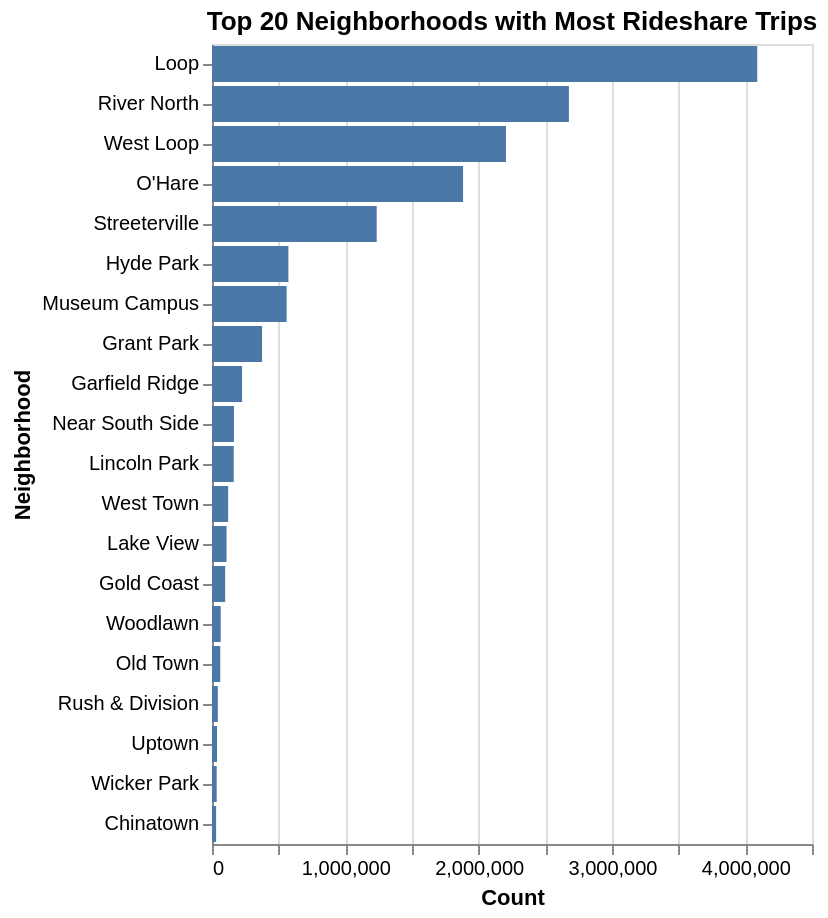
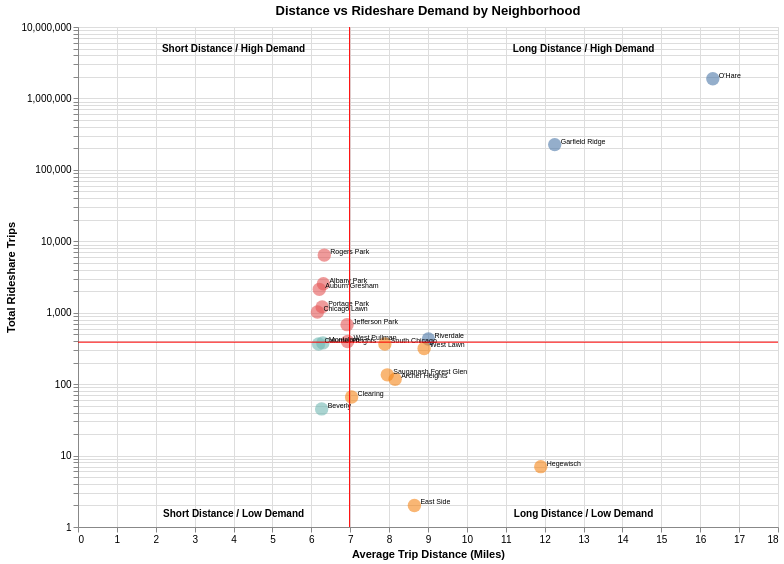
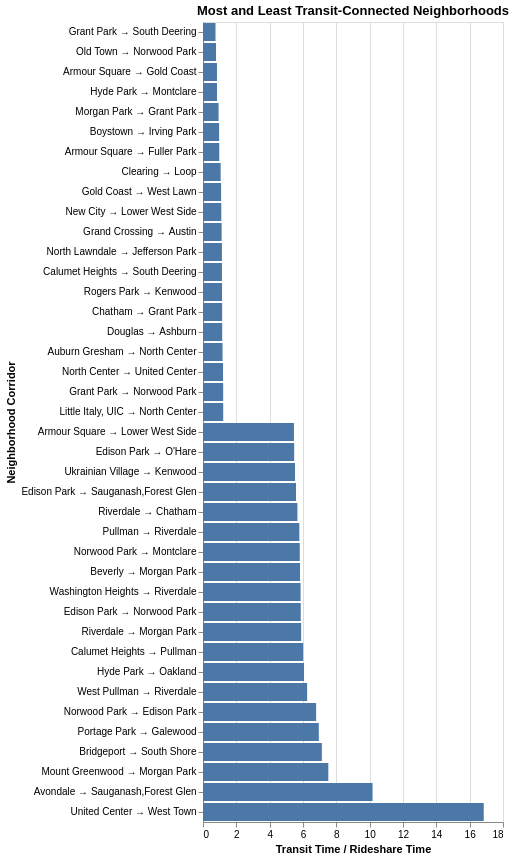
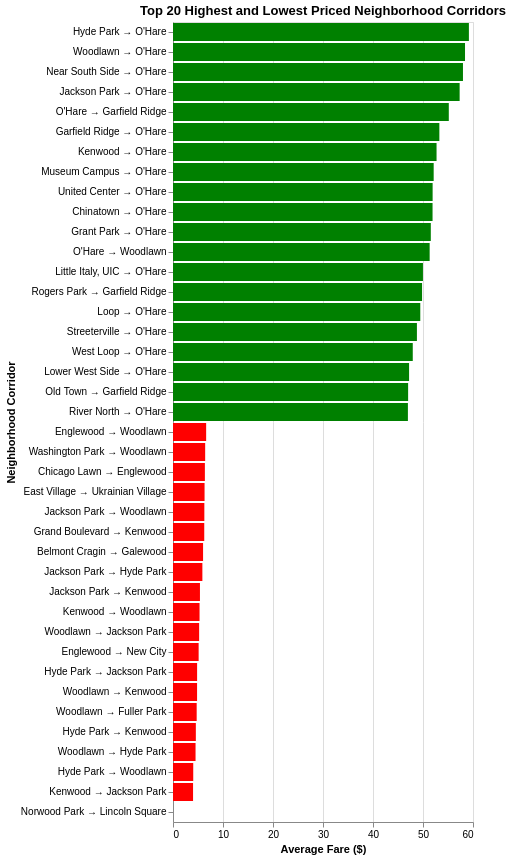

Notebook code for these charts, in order:
### Code cell
import pandas as pd
import altair as alt

df = pd.read_csv("../data/small_medium_merged_neighborhood.csv")

### Analysis 1:
## Top Neighborhoods with the most rideshare trips
# Total rides per neighborhood (in descending order)

rides_by_neighborhood = (
    df.groupby("Pickup Neighborhood")["Count"]
    .sum()
    .reset_index()
)

# sort highest to lowest
rides_by_neighborhood = rides_by_neighborhood.sort_values(
    by="Count", ascending=False).head(20)

chart1 = alt.Chart(rides_by_neighborhood).mark_bar().encode(
    x="Count:Q",
    y=alt.Y("Pickup Neighborhood:N", sort='-x', title="Neighborhood"),
    tooltip=["Pickup Neighborhood", "Count"]
).properties(
    title="Top 20 Neighborhoods with Most Rideshare Trips"
)

chart1
chart1.show()



### Analysis 2:
## Distance (miles) vs Rideshare Demand by Neighborhood
# Scatter Plot with Quadrants

neighborhood_stats = (
    df.groupby("Pickup Neighborhood")
    .agg({
        "Float Trip Miles": "mean",   # average distance of rides
        "Count": "sum"                # total rideshare demand or trips
    })
    .reset_index())


# Only neighborhoods with the longest rides
neighborhood_stats = neighborhood_stats.sort_values(
    by="Float Trip Miles",
    ascending=False).head(20)


# Averages for Quadrants (median)
median_distance = neighborhood_stats["Float Trip Miles"].median()
median_trips = neighborhood_stats["Count"].median()


# Defining Quadrans
def get_quadrant(row):
    if row["Float Trip Miles"] >= median_distance and row["Count"] >= median_trips:
        return "Long Distance / High Demand"
    elif row["Float Trip Miles"] < median_distance and row["Count"] >= median_trips:
        return "Short Distance / High Demand"
    elif row["Float Trip Miles"] >= median_distance and row["Count"] < median_trips:
        return "Long Distance / Low Demand"
    else:
        return "Short Distance / Low Demand"

neighborhood_stats["Quadrant"] = neighborhood_stats.apply(get_quadrant, axis=1)


# Scatter Plot
points = alt.Chart(neighborhood_stats).mark_circle(size=180, opacity=0.6).encode(
    x=alt.X("Float Trip Miles:Q", title="Average Trip Distance (Miles)"),
    y=alt.Y("Count:Q", title="Total Rideshare Trips", scale=alt.Scale(type="log", domain=[1, 2000000])),
    color=alt.Color("Quadrant:N", legend=None),
    tooltip=["Pickup Neighborhood", "Float Trip Miles", "Count"]
)


# Neighborhood Labels
labels = alt.Chart(neighborhood_stats).mark_text(align="left", dx=6, dy=-3, fontSize=7).encode(x="Float Trip Miles:Q", y="Count:Q", text="Pickup Neighborhood:N")


# Vertical (distance) and Horizontal (demand) Lines
vline = alt.Chart(pd.DataFrame({"x":[median_distance]})).mark_rule(color="red").encode(x="x:Q")
hline = alt.Chart(pd.DataFrame({"y":[median_trips]})).mark_rule(color="red").encode(y="y:Q")


# Quadrant Labels
quadrant_text = pd.DataFrame({
    "x": [4, 13, 4, 13],
    "y": [5000000, 5000000, 1.5, 1.5],
    "label": [
        "Short Distance / High Demand",
        "Long Distance / High Demand",
        "Short Distance / Low Demand",
        "Long Distance / Low Demand"
    ]
})

quadrant_labels = alt.Chart(quadrant_text).mark_text(fontSize=10, fontWeight="bold").encode(x="x:Q", y="y:Q", text="label:N")


chart2 = (points + labels + vline + hline + quadrant_labels).properties(title="Distance vs Rideshare Demand by Neighborhood", width=700, height=500)

chart2
chart2.show()




### Analysis 3:
## Transit vs Rideshare Connectivity by Neighborhood Corridors
# Bar Chart of Most and Least Connected Neighborhood Pairs

# Connectivity Ratio: Transit Time / Rideshare Time
# A ratio close to 1 means transit and rideshare take similar time (better connectivity)
# Higher ratios (>1) indicate lower transit connectivity, meaning transit takes longer than rideshare
# Convert from string to numeric value
df["totalTime"] = df["totalTime"].str.replace("s","").astype(float)
df["Average Trip Seconds"] = pd.to_numeric(df["Average Trip Seconds"], errors="coerce")

df["Connectivity Ratio"] = df["totalTime"] / df["Average Trip Seconds"]


connectivity_stats = (
    df.groupby(["Pickup Neighborhood","Dropoff Neighborhood"])
    .agg({"Connectivity Ratio": "mean"})
    .reset_index())


# Remove corridors where pickup and dropoff are the same
connectivity_stats = connectivity_stats[connectivity_stats["Pickup Neighborhood"] != connectivity_stats["Dropoff Neighborhood"]]

# Create corridor label
connectivity_stats["corridor"] = (connectivity_stats["Pickup Neighborhood"] + " → " + connectivity_stats["Dropoff Neighborhood"])

# Most connected (transit closest to rideshare)
most_connected = connectivity_stats.nsmallest(20, "Connectivity Ratio")

# Least connected (transit much slower)
least_connected = connectivity_stats.nlargest(20, "Connectivity Ratio")

plot_df = pd.concat([most_connected, least_connected])

chart3 = alt.Chart(plot_df).mark_bar().encode(
    x=alt.X("Connectivity Ratio:Q", title="Transit Time / Rideshare Time"),
    y=alt.Y("corridor:N", sort="x", title="Neighborhood Corridor"),
    tooltip=["Pickup Neighborhood","Dropoff Neighborhood","Connectivity Ratio"]
).properties(title="Most and Least Transit-Connected Neighborhoods",)

chart3
chart3.show()




### Analysis 4:
## Highest and Lowest Priced Neighborhood Corridors

# Remove same pickup and dropoff
df = df[df["Pickup Neighborhood"] != df["Dropoff Neighborhood"]]

# Aggregate corridors
corridors = (
    df.groupby(["Pickup Neighborhood", "Dropoff Neighborhood"])
      .agg({
          "Average Fare": "mean",
          "Count": "sum"
      })
      .reset_index()
)

# Remove low trip corridors as they are outliers
corridors = corridors[corridors["Count"] > 20]

# Create corridor labels
corridors["corridor"] = (corridors["Pickup Neighborhood"] + " → " + corridors["Dropoff Neighborhood"])

# Get top 20 highest and lowest fares
highest = corridors.nlargest(20, "Average Fare")
lowest = corridors.nsmallest(20, "Average Fare")

plot_df = pd.concat([highest, lowest])

# Bar chart
price_chart = alt.Chart(plot_df).mark_bar().encode(
    x=alt.X("Average Fare:Q", title="Average Fare ($)"),
    y=alt.Y("corridor:N", sort="-x", title="Neighborhood Corridor"),
    color=alt.condition(
        alt.datum["Average Fare"] > plot_df["Average Fare"].median(),
        alt.value("green"),
        alt.value("red")
    ),
    tooltip=["Pickup Neighborhood", "Dropoff Neighborhood", "Average Fare", "Count"]
).properties(title="Top 20 Highest and Lowest Priced Neighborhood Corridors")

price_chart
price_chart.show()




### Analysis 5:
## Top Most and Least Connected Travel Corridors in terms of Number of Trips (Volume)
# Pickup and Dropoff Neighborhood Connectivity Heatmap

df = df[df["Pickup Neighborhood"] != df["Dropoff Neighborhood"]]

flows = df.groupby(["Pickup Neighborhood","Dropoff Neighborhood"], as_index=False)["Count"].sum()

most_connected = flows.nlargest(100,"Count").sort_values("Count", ascending=False)
least_connected = flows[flows["Count"] == 1].head(100)

most_connected["Group"] = "Most Connected"
least_connected["Group"] = "Least Connected"

corridors = pd.concat([most_connected, least_connected], ignore_index=True)

dropdown = alt.binding_select(options=["Most Connected","Least Connected"], name="Show: ")
selection = alt.selection_point(fields=["Group"], bind=dropdown, value="Most Connected")


chart5 = alt.Chart(corridors).mark_rect().encode(
    x="Pickup Neighborhood:N",
    y="Dropoff Neighborhood:N",
    color=alt.Color("Group:N",
        scale=alt.Scale(domain=["Most Connected","Least Connected"],
                        range=["green","red"]),
        title="Corridor Type"
    ),
    tooltip=["Pickup Neighborhood","Dropoff Neighborhood","Count"]
).transform_filter(selection).add_params(selection).properties(
    title="Most vs Least Connected Neighborhood Corridors"
)

chart5

### Figure 1 — Vega-Lite specification as saved in the notebook (floating-point values rounded to 4 significant figures)
{"config": {"view": {"continuousWidth": 300, "continuousHeight": 300}}, "data": {"name": "data-14819d7365d49ff4147c4ce230185a7e"}, "mark": {"type": "bar"}, "encoding": {"tooltip": [{"field": "Pickup Neighborhood", "type": "nominal"}, {"field": "Count", "type": "quantitative"}], "x": {"field": "Count", "type": "quantitative"}, "y": {"field": "Pickup Neighborhood", "sort": "-x", "title": "Neighborhood", "type": "nominal"}}, "title": "Top 20 Neighborhoods with Most Rideshare Trips", "$schema": "https://vega.github.io/schema/vega-lite/v6.1.0.json", "datasets": {"data-14819d7365d49ff4147c4ce230185a7e": [{"Pickup Neighborhood": "Loop", "Count": 4089283}, {"Pickup Neighborhood": "River North", "Count": 2676941}, {"Pickup Neighborhood": "West Loop", "Count": 2204900}, {"Pickup Neighborhood": "O'Hare", "Count": 1882913}, {"Pickup Neighborhood": "Streeterville", "Count": 1235309}, {"Pickup Neighborhood": "Hyde Park", "Count": 572998}, {"Pickup Neighborhood": "Museum Campus", "Count": 559652}, {"Pickup Neighborhood": "Grant Park", "Count": 375552}, {"Pickup Neighborhood": "Garfield Ridge", "Count": 225561}, {"Pickup Neighborhood": "Near South Side", "Count": 164665}, {"Pickup Neighborhood": "Lincoln Park", "Count": 162972}, {"Pickup Neighborhood": "West Town", "Count": 121335}, {"Pickup Neighborhood": "Lake View", "Count": 109280}, {"Pickup Neighborhood": "Gold Coast", "Count": 98747}, {"Pickup Neighborhood": "Woodlawn", "Count": 65227}, {"Pickup Neighborhood": "Old Town", "Count": 61911}, {"Pickup Neighborhood": "Rush & Division", "Count": 43745}, {"Pickup Neighborhood": "Uptown", "Count": 37525}, {"Pickup Neighborhood": "Wicker Park", "Count": 35205}, {"Pickup Neighborhood": "Chinatown", "Count": 30834}]}}

### Figure 2 — Vega-Lite specification as saved in the notebook (floating-point values rounded to 4 significant figures)
{"config": {"view": {"continuousWidth": 300, "continuousHeight": 300}}, "layer": [{"mark": {"type": "circle", "opacity": 0.6, "size": 180}, "encoding": {"color": {"field": "Quadrant", "legend": null, "type": "nominal"}, "tooltip": [{"field": "Pickup Neighborhood", "type": "nominal"}, {"field": "Float Trip Miles", "type": "quantitative"}, {"field": "Count", "type": "quantitative"}], "x": {"field": "Float Trip Miles", "title": "Average Trip Distance (Miles)", "type": "quantitative"}, "y": {"field": "Count", "scale": {"domain": [1, 2000000], "type": "log"}, "title": "Total Rideshare Trips", "type": "quantitative"}}}, {"mark": {"type": "text", "align": "left", "dx": 6, "dy": -3, "fontSize": 7}, "encoding": {"text": {"field": "Pickup Neighborhood", "type": "nominal"}, "x": {"field": "Float Trip Miles", "type": "quantitative"}, "y": {"field": "Count", "type": "quantitative"}}}, {"data": {"name": "data-e552b23a49ae5fb4ed3eb097627d7ef8"}, "mark": {"type": "rule", "color": "red"}, "encoding": {"x": {"field": "x", "type": "quantitative"}}}, {"data": {"name": "data-7484321bf6719e20db2cf9798a16a306"}, "mark": {"type": "rule", "color": "red"}, "encoding": {"y": {"field": "y", "type": "quantitative"}}}, {"data": {"name": "data-2c88b78309ffd2bf3078ac4014ff7530"}, "mark": {"type": "text", "fontSize": 10, "fontWeight": "bold"}, "encoding": {"text": {"field": "label", "type": "nominal"}, "x": {"field": "x", "type": "quantitative"}, "y": {"field": "y", "type": "quantitative"}}}], "data": {"name": "data-2dcdfbef4c9cdd0a8f80446fa972fcb8"}, "height": 500, "title": "Distance vs Rideshare Demand by Neighborhood", "width": 700, "$schema": "https://vega.github.io/schema/vega-lite/v6.1.0.json", "datasets": {"data-2dcdfbef4c9cdd0a8f80446fa972fcb8": [{"Pickup Neighborhood": "O'Hare", "Float Trip Miles": 16.32, "Count": 1882913, "Quadrant": "Long Distance / High Demand"}, {"Pickup Neighborhood": "Garfield Ridge", "Float Trip Miles": 12.26, "Count": 225561, "Quadrant": "Long Distance / High Demand"}, {"Pickup Neighborhood": "Hegewisch", "Float Trip Miles": 11.9, "Count": 7, "Quadrant": "Long Distance / Low Demand"}, {"Pickup Neighborhood": "Riverdale", "Float Trip Miles": 9.011, "Count": 429, "Quadrant": "Long Distance / High Demand"}, {"Pickup Neighborhood": "West Lawn", "Float Trip Miles": 8.9, "Count": 316, "Quadrant": "Long Distance / Low Demand"}, {"Pickup Neighborhood": "East Side", "Float Trip Miles": 8.65, "Count": 2, "Quadrant": "Long Distance / Low Demand"}, {"Pickup Neighborhood": "Archer Heights", "Float Trip Miles": 8.155, "Count": 117, "Quadrant": "Long Distance / Low Demand"}, {"Pickup Neighborhood": "Sauganash,Forest Glen", "Float Trip Miles": 7.953, "Count": 135, "Quadrant": "Long Distance / Low Demand"}, {"Pickup Neighborhood": "South Chicago", "Float Trip Miles": 7.891, "Count": 365, "Quadrant": "Long Distance / Low Demand"}, {"Pickup Neighborhood": "Clearing", "Float Trip Miles": 7.035, "Count": 66, "Quadrant": "Long Distance / Low Demand"}, {"Pickup Neighborhood": "West Pullman", "Float Trip Miles": 6.932, "Count": 396, "Quadrant": "Short Distance / High Demand"}, {"Pickup Neighborhood": "Jefferson Park", "Float Trip Miles": 6.919, "Count": 681, "Quadrant": "Short Distance / High Demand"}, {"Pickup Neighborhood": "Rogers Park", "Float Trip Miles": 6.333, "Count": 6406, "Quadrant": "Short Distance / High Demand"}, {"Pickup Neighborhood": "Albany Park", "Float Trip Miles": 6.311, "Count": 2539, "Quadrant": "Short Distance / High Demand"}, {"Pickup Neighborhood": "Montclare", "Float Trip Miles": 6.296, "Count": 378, "Quadrant": "Short Distance / Low Demand"}, {"Pickup Neighborhood": "Portage Park", "Float Trip Miles": 6.278, "Count": 1207, "Quadrant": "Short Distance / High Demand"}, {"Pickup Neighborhood": "Beverly", "Float Trip Miles": 6.265, "Count": 45, "Quadrant": "Short Distance / Low Demand"}, {"Pickup Neighborhood": "Auburn Gresham", "Float Trip Miles": 6.205, "Count": 2123, "Quadrant": "Short Distance / High Demand"}, {"Pickup Neighborhood": "Calumet Heights", "Float Trip Miles": 6.186, "Count": 365, "Quadrant": "Short Distance / Low Demand"}, {"Pickup Neighborhood": "Chicago Lawn", "Float Trip Miles": 6.156, "Count": 1026, "Quadrant": "Short Distance / High Demand"}], "data-e552b23a49ae5fb4ed3eb097627d7ef8": [{"x": 6.983}], "data-7484321bf6719e20db2cf9798a16a306": [{"y": 387.0}], "data-2c88b78309ffd2bf3078ac4014ff7530": [{"x": 4, "y": 5000000.0, "label": "Short Distance / High Demand"}, {"x": 13, "y": 5000000.0, "label": "Long Distance / High Demand"}, {"x": 4, "y": 1.5, "label": "Short Distance / Low Demand"}, {"x": 13, "y": 1.5, "label": "Long Distance / Low Demand"}]}}

### Figure 3 — Vega-Lite specification as saved in the notebook (floating-point values rounded to 4 significant figures)
{"config": {"view": {"continuousWidth": 300, "continuousHeight": 300}}, "data": {"name": "data-d0bda4c9cf9362d789e4fab1004975e0"}, "mark": {"type": "bar"}, "encoding": {"tooltip": [{"field": "Pickup Neighborhood", "type": "nominal"}, {"field": "Dropoff Neighborhood", "type": "nominal"}, {"field": "Connectivity Ratio", "type": "quantitative"}], "x": {"field": "Connectivity Ratio", "title": "Transit Time / Rideshare Time", "type": "quantitative"}, "y": {"field": "corridor", "sort": "x", "title": "Neighborhood Corridor", "type": "nominal"}}, "title": "Most and Least Transit-Connected Neighborhoods", "$schema": "https://vega.github.io/schema/vega-lite/v6.1.0.json", "datasets": {"data-d0bda4c9cf9362d789e4fab1004975e0": [{"Pickup Neighborhood": "Grant Park", "Dropoff Neighborhood": "South Deering", "Connectivity Ratio": 0.7503, "corridor": "Grant Park → South Deering"}, {"Pickup Neighborhood": "Old Town", "Dropoff Neighborhood": "Norwood Park", "Connectivity Ratio": 0.7795, "corridor": "Old Town → Norwood Park"}, {"Pickup Neighborhood": "Armour Square", "Dropoff Neighborhood": "Gold Coast", "Connectivity Ratio": 0.8377, "corridor": "Armour Square → Gold Coast"}, {"Pickup Neighborhood": "Hyde Park", "Dropoff Neighborhood": "Montclare", "Connectivity Ratio": 0.8403, "corridor": "Hyde Park → Montclare"}, {"Pickup Neighborhood": "Morgan Park", "Dropoff Neighborhood": "Grant Park", "Connectivity Ratio": 0.9348, "corridor": "Morgan Park → Grant Park"}, {"Pickup Neighborhood": "Boystown", "Dropoff Neighborhood": "Irving Park", "Connectivity Ratio": 0.9674, "corridor": "Boystown → Irving Park"}, {"Pickup Neighborhood": "Armour Square", "Dropoff Neighborhood": "Fuller Park", "Connectivity Ratio": 0.9757, "corridor": "Armour Square → Fuller Park"}, {"Pickup Neighborhood": "Clearing", "Dropoff Neighborhood": "Loop", "Connectivity Ratio": 1.059, "corridor": "Clearing → Loop"}, {"Pickup Neighborhood": "Gold Coast", "Dropoff Neighborhood": "West Lawn", "Connectivity Ratio": 1.087, "corridor": "Gold Coast → West Lawn"}, {"Pickup Neighborhood": "New City", "Dropoff Neighborhood": "Lower West Side", "Connectivity Ratio": 1.098, "corridor": "New City → Lower West Side"}, {"Pickup Neighborhood": "Grand Crossing", "Dropoff Neighborhood": "Austin", "Connectivity Ratio": 1.118, "corridor": "Grand Crossing → Austin"}, {"Pickup Neighborhood": "North Lawndale", "Dropoff Neighborhood": "Jefferson Park", "Connectivity Ratio": 1.135, "corridor": "North Lawndale → Jefferson Park"}, {"Pickup Neighborhood": "Calumet Heights", "Dropoff Neighborhood": "South Deering", "Connectivity Ratio": 1.137, "corridor": "Calumet Heights → South Deering"}, {"Pickup Neighborhood": "Rogers Park", "Dropoff Neighborhood": "Kenwood", "Connectivity Ratio": 1.143, "corridor": "Rogers Park → Kenwood"}, {"Pickup Neighborhood": "Chatham", "Dropoff Neighborhood": "Grant Park", "Connectivity Ratio": 1.149, "corridor": "Chatham → Grant Park"}, {"Pickup Neighborhood": "Douglas", "Dropoff Neighborhood": "Ashburn", "Connectivity Ratio": 1.152, "corridor": "Douglas → Ashburn"}, {"Pickup Neighborhood": "Auburn Gresham", "Dropoff Neighborhood": "North Center", "Connectivity Ratio": 1.171, "corridor": "Auburn Gresham → North Center"}, {"Pickup Neighborhood": "North Center", "Dropoff Neighborhood": "United Center", "Connectivity Ratio": 1.203, "corridor": "North Center → United Center"}, {"Pickup Neighborhood": "Grant Park", "Dropoff Neighborhood": "Norwood Park", "Connectivity Ratio": 1.21, "corridor": "Grant Park → Norwood Park"}, {"Pickup Neighborhood": "Little Italy, UIC", "Dropoff Neighborhood": "North Center", "Connectivity Ratio": 1.212, "corridor": "Little Italy, UIC → North Center"}, {"Pickup Neighborhood": "United Center", "Dropoff Neighborhood": "West Town", "Connectivity Ratio": 16.84, "corridor": "United Center → West Town"}, {"Pickup Neighborhood": "Avondale", "Dropoff Neighborhood": "Sauganash,Forest Glen", "Connectivity Ratio": 10.17, "corridor": "Avondale → Sauganash,Forest Glen"}, {"Pickup Neighborhood": "Mount Greenwood", "Dropoff Neighborhood": "Morgan Park", "Connectivity Ratio": 7.519, "corridor": "Mount Greenwood → Morgan Park"}, {"Pickup Neighborhood": "Bridgeport", "Dropoff Neighborhood": "South Shore", "Connectivity Ratio": 7.132, "corridor": "Bridgeport → South Shore"}, {"Pickup Neighborhood": "Portage Park", "Dropoff Neighborhood": "Galewood", "Connectivity Ratio": 6.95, "corridor": "Portage Park → Galewood"}, {"Pickup Neighborhood": "Norwood Park", "Dropoff Neighborhood": "Edison Park", "Connectivity Ratio": 6.786, "corridor": "Norwood Park → Edison Park"}, {"Pickup Neighborhood": "West Pullman", "Dropoff Neighborhood": "Riverdale", "Connectivity Ratio": 6.248, "corridor": "West Pullman → Riverdale"}, {"Pickup Neighborhood": "Hyde Park", "Dropoff Neighborhood": "Oakland", "Connectivity Ratio": 6.061, "corridor": "Hyde Park → Oakland"}, {"Pickup Neighborhood": "Calumet Heights", "Dropoff Neighborhood": "Pullman", "Connectivity Ratio": 6.008, "corridor": "Calumet Heights → Pullman"}, {"Pickup Neighborhood": "Riverdale", "Dropoff Neighborhood": "Morgan Park", "Connectivity Ratio": 5.89, "corridor": "Riverdale → Morgan Park"}, {"Pickup Neighborhood": "Edison Park", "Dropoff Neighborhood": "Norwood Park", "Connectivity Ratio": 5.864, "corridor": "Edison Park → Norwood Park"}, {"Pickup Neighborhood": "Washington Heights", "Dropoff Neighborhood": "Riverdale", "Connectivity Ratio": 5.855, "corridor": "Washington Heights → Riverdale"}, {"Pickup Neighborhood": "Beverly", "Dropoff Neighborhood": "Morgan Park", "Connectivity Ratio": 5.821, "corridor": "Beverly → Morgan Park"}, {"Pickup Neighborhood": "Norwood Park", "Dropoff Neighborhood": "Montclare", "Connectivity Ratio": 5.806, "corridor": "Norwood Park → Montclare"}, {"Pickup Neighborhood": "Pullman", "Dropoff Neighborhood": "Riverdale", "Connectivity Ratio": 5.78, "corridor": "Pullman → Riverdale"}, {"Pickup Neighborhood": "Riverdale", "Dropoff Neighborhood": "Chatham", "Connectivity Ratio": 5.665, "corridor": "Riverdale → Chatham"}, {"Pickup Neighborhood": "Edison Park", "Dropoff Neighborhood": "Sauganash,Forest Glen", "Connectivity Ratio": 5.581, "corridor": "Edison Park → Sauganash,Forest Glen"}, {"Pickup Neighborhood": "Ukrainian Village", "Dropoff Neighborhood": "Kenwood", "Connectivity Ratio": 5.521, "corridor": "Ukrainian Village → Kenwood"}, {"Pickup Neighborhood": "Edison Park", "Dropoff Neighborhood": "O'Hare", "Connectivity Ratio": 5.471, "corridor": "Edison Park → O'Hare"}, {"Pickup Neighborhood": "Armour Square", "Dropoff Neighborhood": "Lower West Side", "Connectivity Ratio": 5.459, "corridor": "Armour Square → Lower West Side"}]}}

### Figure 4 — Vega-Lite specification as saved in the notebook (floating-point values rounded to 4 significant figures)
{"config": {"view": {"continuousWidth": 300, "continuousHeight": 300}}, "data": {"name": "data-958285056fd30c9144c888ead61756c6"}, "mark": {"type": "bar"}, "encoding": {"color": {"condition": {"test": "(datum['Average Fare'] > 26.806141605455053)", "value": "green"}, "value": "red"}, "tooltip": [{"field": "Pickup Neighborhood", "type": "nominal"}, {"field": "Dropoff Neighborhood", "type": "nominal"}, {"field": "Average Fare", "type": "quantitative"}, {"field": "Count", "type": "quantitative"}], "x": {"field": "Average Fare", "title": "Average Fare ($)", "type": "quantitative"}, "y": {"field": "corridor", "sort": "-x", "title": "Neighborhood Corridor", "type": "nominal"}}, "title": "Top 20 Highest and Lowest Priced Neighborhood Corridors", "$schema": "https://vega.github.io/schema/vega-lite/v6.1.0.json", "datasets": {"data-958285056fd30c9144c888ead61756c6": [{"Pickup Neighborhood": "Hyde Park", "Dropoff Neighborhood": "O'Hare", "Average Fare": 59.18, "Count": 1289, "corridor": "Hyde Park → O'Hare"}, {"Pickup Neighborhood": "Woodlawn", "Dropoff Neighborhood": "O'Hare", "Average Fare": 58.4, "Count": 164, "corridor": "Woodlawn → O'Hare"}, {"Pickup Neighborhood": "Near South Side", "Dropoff Neighborhood": "O'Hare", "Average Fare": 57.99, "Count": 54544, "corridor": "Near South Side → O'Hare"}, {"Pickup Neighborhood": "Jackson Park", "Dropoff Neighborhood": "O'Hare", "Average Fare": 57.33, "Count": 149, "corridor": "Jackson Park → O'Hare"}, {"Pickup Neighborhood": "O'Hare", "Dropoff Neighborhood": "Garfield Ridge", "Average Fare": 55.16, "Count": 649, "corridor": "O'Hare → Garfield Ridge"}, {"Pickup Neighborhood": "Garfield Ridge", "Dropoff Neighborhood": "O'Hare", "Average Fare": 53.27, "Count": 474, "corridor": "Garfield Ridge → O'Hare"}, {"Pickup Neighborhood": "Kenwood", "Dropoff Neighborhood": "O'Hare", "Average Fare": 52.71, "Count": 193, "corridor": "Kenwood → O'Hare"}, {"Pickup Neighborhood": "Museum Campus", "Dropoff Neighborhood": "O'Hare", "Average Fare": 52.14, "Count": 56284, "corridor": "Museum Campus → O'Hare"}, {"Pickup Neighborhood": "United Center", "Dropoff Neighborhood": "O'Hare", "Average Fare": 51.93, "Count": 93, "corridor": "United Center → O'Hare"}, {"Pickup Neighborhood": "Chinatown", "Dropoff Neighborhood": "O'Hare", "Average Fare": 51.91, "Count": 42, "corridor": "Chinatown → O'Hare"}, {"Pickup Neighborhood": "Grant Park", "Dropoff Neighborhood": "O'Hare", "Average Fare": 51.56, "Count": 62996, "corridor": "Grant Park → O'Hare"}, {"Pickup Neighborhood": "O'Hare", "Dropoff Neighborhood": "Woodlawn", "Average Fare": 51.33, "Count": 163, "corridor": "O'Hare → Woodlawn"}, {"Pickup Neighborhood": "Little Italy, UIC", "Dropoff Neighborhood": "O'Hare", "Average Fare": 49.99, "Count": 747, "corridor": "Little Italy, UIC → O'Hare"}, {"Pickup Neighborhood": "Rogers Park", "Dropoff Neighborhood": "Garfield Ridge", "Average Fare": 49.81, "Count": 76, "corridor": "Rogers Park → Garfield Ridge"}, {"Pickup Neighborhood": "Loop", "Dropoff Neighborhood": "O'Hare", "Average Fare": 49.46, "Count": 1015436, "corridor": "Loop → O'Hare"}, {"Pickup Neighborhood": "Streeterville", "Dropoff Neighborhood": "O'Hare", "Average Fare": 48.78, "Count": 325416, "corridor": "Streeterville → O'Hare"}, {"Pickup Neighborhood": "West Loop", "Dropoff Neighborhood": "O'Hare", "Average Fare": 47.95, "Count": 196752, "corridor": "West Loop → O'Hare"}, {"Pickup Neighborhood": "Lower West Side", "Dropoff Neighborhood": "O'Hare", "Average Fare": 47.22, "Count": 138, "corridor": "Lower West Side → O'Hare"}, {"Pickup Neighborhood": "Old Town", "Dropoff Neighborhood": "Garfield Ridge", "Average Fare": 47.02, "Count": 151, "corridor": "Old Town → Garfield Ridge"}, {"Pickup Neighborhood": "River North", "Dropoff Neighborhood": "O'Hare", "Average Fare": 46.98, "Count": 505480, "corridor": "River North → O'Hare"}, {"Pickup Neighborhood": "Norwood Park", "Dropoff Neighborhood": "Lincoln Square", "Average Fare": 0.0, "Count": 35, "corridor": "Norwood Park → Lincoln Square"}, {"Pickup Neighborhood": "Kenwood", "Dropoff Neighborhood": "Jackson Park", "Average Fare": 4.011, "Count": 49, "corridor": "Kenwood → Jackson Park"}, {"Pickup Neighborhood": "Hyde Park", "Dropoff Neighborhood": "Woodlawn", "Average Fare": 4.047, "Count": 106790, "corridor": "Hyde Park → Woodlawn"}, {"Pickup Neighborhood": "Woodlawn", "Dropoff Neighborhood": "Hyde Park", "Average Fare": 4.51, "Count": 61337, "corridor": "Woodlawn → Hyde Park"}, {"Pickup Neighborhood": "Hyde Park", "Dropoff Neighborhood": "Kenwood", "Average Fare": 4.568, "Count": 19033, "corridor": "Hyde Park → Kenwood"}, {"Pickup Neighborhood": "Woodlawn", "Dropoff Neighborhood": "Fuller Park", "Average Fare": 4.736, "Count": 48, "corridor": "Woodlawn → Fuller Park"}, {"Pickup Neighborhood": "Woodlawn", "Dropoff Neighborhood": "Kenwood", "Average Fare": 4.813, "Count": 1204, "corridor": "Woodlawn → Kenwood"}, {"Pickup Neighborhood": "Hyde Park", "Dropoff Neighborhood": "Jackson Park", "Average Fare": 4.821, "Count": 36456, "corridor": "Hyde Park → Jackson Park"}, {"Pickup Neighborhood": "Englewood", "Dropoff Neighborhood": "New City", "Average Fare": 5.128, "Count": 21, "corridor": "Englewood → New City"}, {"Pickup Neighborhood": "Woodlawn", "Dropoff Neighborhood": "Jackson Park", "Average Fare": 5.228, "Count": 717, "corridor": "Woodlawn → Jackson Park"}, {"Pickup Neighborhood": "Kenwood", "Dropoff Neighborhood": "Woodlawn", "Average Fare": 5.309, "Count": 135, "corridor": "Kenwood → Woodlawn"}, {"Pickup Neighborhood": "Jackson Park", "Dropoff Neighborhood": "Kenwood", "Average Fare": 5.389, "Count": 62, "corridor": "Jackson Park → Kenwood"}, {"Pickup Neighborhood": "Jackson Park", "Dropoff Neighborhood": "Hyde Park", "Average Fare": 5.875, "Count": 12799, "corridor": "Jackson Park → Hyde Park"}, {"Pickup Neighborhood": "Belmont Cragin", "Dropoff Neighborhood": "Galewood", "Average Fare": 6.014, "Count": 30, "corridor": "Belmont Cragin → Galewood"}, {"Pickup Neighborhood": "Grand Boulevard", "Dropoff Neighborhood": "Kenwood", "Average Fare": 6.25, "Count": 43, "corridor": "Grand Boulevard → Kenwood"}, {"Pickup Neighborhood": "Jackson Park", "Dropoff Neighborhood": "Woodlawn", "Average Fare": 6.269, "Count": 289, "corridor": "Jackson Park → Woodlawn"}, {"Pickup Neighborhood": "East Village", "Dropoff Neighborhood": "Ukrainian Village", "Average Fare": 6.312, "Count": 24, "corridor": "East Village → Ukrainian Village"}, {"Pickup Neighborhood": "Chicago Lawn", "Dropoff Neighborhood": "Englewood", "Average Fare": 6.377, "Count": 86, "corridor": "Chicago Lawn → Englewood"}, {"Pickup Neighborhood": "Washington Park", "Dropoff Neighborhood": "Woodlawn", "Average Fare": 6.433, "Count": 80, "corridor": "Washington Park → Woodlawn"}, {"Pickup Neighborhood": "Englewood", "Dropoff Neighborhood": "Woodlawn", "Average Fare": 6.63, "Count": 27, "corridor": "Englewood → Woodlawn"}]}}
